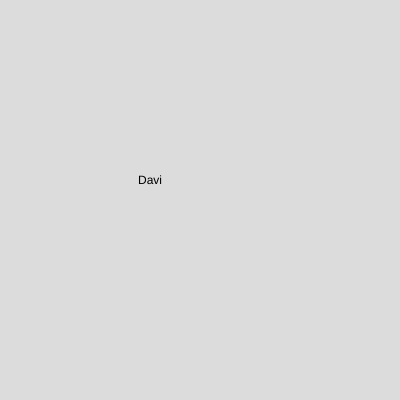
Frame 1 (no input)
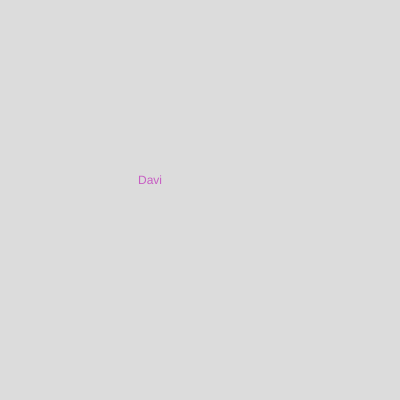
Frame 60 (no input)
Frame 120 (the mouse pressed at the canvas centre since frame 60): identical to frame 60, image omitted

The p5.js sketch that drew these frames (run headless with seeded random() and noise() and a simulated clock; from frame 60 on, the mouse is pressed at the canvas centre):

// p5.js sketch
// ── sketch.js
function setup() {
  createCanvas(400, 400);
}

function draw() {
  background(220);
  text("Davi", 138, 184);
  fill(color (199, 94,195));
}
